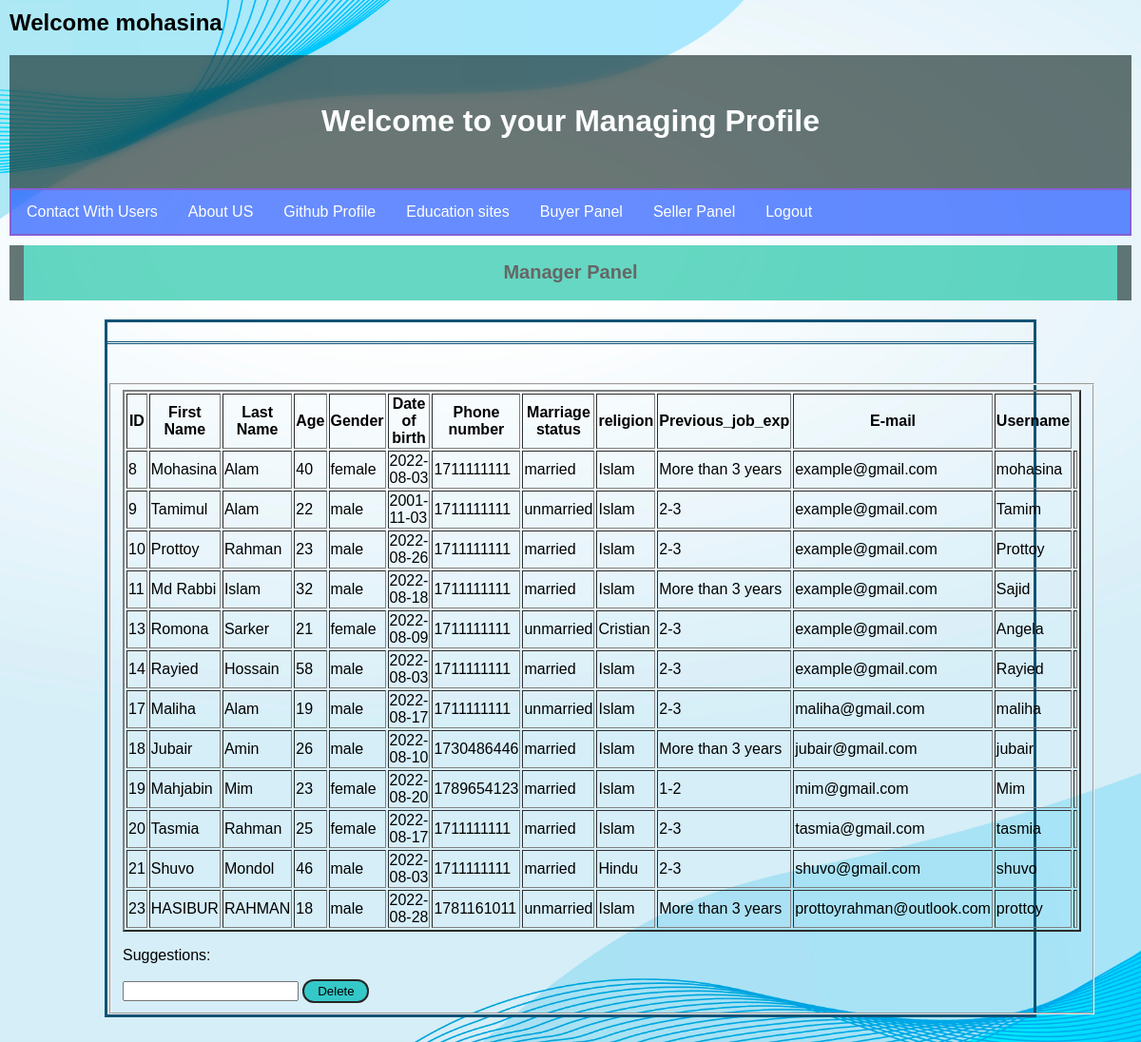
Page /view/managerprofile.php (signed in) on the committed database.
### tables this page shows
CREATE TABLE `manager` (
  `id` int(11) NOT NULL,
  `firstname` text NOT NULL,
  `lastname` text NOT NULL,
  `age` int(255) NOT NULL,
  `gender` text NOT NULL,
  `dob` date NOT NULL,
  `phone` int(255) NOT NULL,
  `marriage_status` text NOT NULL,
  `religion` text NOT NULL,
  `previous_job_exp` varchar(255) NOT NULL,
  `email` varchar(255) NOT NULL,
  `present_address` varchar(255) NOT NULL,
  `Permanent_address` varchar(255) NOT NULL,
  `CV` varchar(255) NOT NULL,
  `username` text NOT NULL,
  `password` varchar(255) NOT NULL,
  `com_password` varchar(255) NOT NULL
);

### view/managerprofile.php (the view, shortened to what this page needs)
<?php include ("../control/manager_session.php") ?>
<html>
<head>
    <link rel="stylesheet" type="text/css" href="../css/managerprofile.css">
    </head>
    <body>
        <form>
        <div class="header">
     <center>
      <h1>Welcome to your Managing Profile</h1>
     </center>
     </div>
     <div class="sticky">
        <div class="topnav">
        <a href="https://mail.google.com/mail/u/0/#inbox?compose=new" target="_blank">Contact With Users</a>
        <a href="#">About US</a>
        <a href="https://github.com/Tamimul-Alam" target="_blank">Github Profile</a>
        <a href= "https://www.udemy.com/" target="_blank">Education sites</a>
        <a href="manager_panel.php">Buyer Panel</a>
        <a href="manager_panel.php">Seller Panel</a>
        <a href="../control/logout.php">Logout</a>
        </div>
        </div>
     <div class="regibox">
     <h1 align ="center" >Manager Panel</h1>
     </div>
     <div class ="absolute">
     <div class="frame">
     </div>
                    <br><br>
                <fieldset>
                <table>
                  <?php
                   $servername="localhost";
                   $username="root";
                   $password="";
                   $dbname="ecommerce system";
                   $table="manager";
                   $conn=new mysqli($servername,$username,$password,$dbname);
                   $sql="SELECT id,firstname,lastname,age,gender,dob,phone,marriage_status,religion,previous_job_exp,email,username FROM $table";
                   $res=$conn->query($sql);
                   if($res->num_rows>0){
                    echo "<table border='2'>";
                    echo "<tr><th>ID</th><th>First Name</th><th>Last Name</th><th>Age</th><th>Gender</th><th>Date of birth</th><th>Phone number</th><th>Marriage status</th><th>religion</th><th>Previous_job_exp</th><th>E-mail</th><th>Username</th></tr>";
                    while ($row=$res->fetch_assoc()){
                        echo "<tr><td>".$row["id"]."</td><td>".$row["firstname"]."</td><td>".$row["lastname"].
                        "</td><td>".$row["age"]."</td><td>".$row["gender"]."</td><td>".$row["dob"]."</td><td>".$row["phone"]."</td><td>".$row["marriage_status"]."</td><td>".$row["religion"]."</td><td>".$row["previous_job_exp"]."</td><td>".$row["email"]."</td><td>".$row["username"]."</td><td>"."</td></tr>";
                    }
                    echo"</table>";
                   }
                   else{echo"No Record found";}
                   ?>
                   <tr>
                   <td>
                   <p>Suggestions: <span id="txtHint"></span></p>
                   <input type="text" name="delete" id="txt1" onkeyup="showHint(this.value)">
                   <input type="submit" class="button submit" name="delbtn" Value="Delete">
                   </td>
                   </tr>
                </table>
    </body>
</html>

### control/manager_session.php (shortened to what this page needs)
<?php
if(isset($_SESSION["User_name"])){
    echo "<h2>Welcome  ".$_SESSION["User_name"]."</h2>";
}
?>

### css/managerprofile.css (style rules this page uses)
body { font-family: sans-serif; padding: 10px; background: rgb(179, 207, 208); background-image: url(bg4.jpg); background-size: cover; background-repeat: no-repeat; background-attachment: fixed; background-position: center; margin: 0; overflow-x: hidden; color: rgb(0, 0, 0); }
div.absolute { margin-top: 20px; top:0px; margin-left: 100px; margin-right: 100px; border: 3px solid; border-color:rgb(13, 83, 118); }
.header { color: rgb(255, 255, 255); font-family: sans-serif ; padding: 30px; text-align: left; background: #061b18; opacity: 0.6; backdrop-filter: blur(5px); }
.regibox { background-color: rgb(0, 189, 154) ; margin-top: 10px; border-left: 15px solid #021f1b; border-right: 15px solid #021f1b; padding: 4px; font-size: 10px; font-family: sans-serif; opacity: 0.6; backdrop-filter: blur(5px); }
div.frame { border-bottom: double; color: rgb(13, 83, 118); margin-bottom: 5px; padding: 10px; }
.button { width: 70px; height: 25px; border-radius: 12px; align-items: center; border: 2px solid #272424; }
.submit { background-color: rgb(53, 200, 200) ; font-family:sans-serif; color:black; transition: 0.25s; }
a { color: rgb(0, 89, 148); }
div.sticky { position: sticky; top: 0; padding: 0; border: 2px solid #8461d4; }
.topnav { overflow: hidden; background-color: rgb(0, 64, 255); opacity: 0.6; backdrop-filter: blur(5px); }
.topnav a { float: left; display: block; color: #ffffff; text-align: center; padding: 14px 16px; text-decoration: none; }

### rows in the picture
manager: id "8", firstname "Mohasina", lastname "Alam", age "40", gender "female", dob "2022-08-03", phone "1711111111", marriage_status "married", religion "Islam", previous_job_exp "More than 3 years", email "example@gmail.com", username "mohasina"
manager: id "9", firstname "Tamimul", lastname "Alam", age "22", gender "male", dob "2001-11-03", phone "1711111111", marriage_status "unmarried", religion "Islam", previous_job_exp "2-3", email "example@gmail.com", username "Tamim"
manager: id "10", firstname "Prottoy", lastname "Rahman", age "23", gender "male", dob "2022-08-26", phone "1711111111", marriage_status "married", religion "Islam", previous_job_exp "2-3", email "example@gmail.com", username "Prottoy"
manager: id "11", firstname "Md Rabbi", lastname "Islam", age "32", gender "male", dob "2022-08-18", phone "1711111111", marriage_status "married", religion "Islam", previous_job_exp "More than 3 years", email "example@gmail.com", username "Sajid"
manager: id "13", firstname "Romona", lastname "Sarker", age "21", gender "female", dob "2022-08-09", phone "1711111111", marriage_status "unmarried", religion "Cristian", previous_job_exp "2-3", email "example@gmail.com", username "Angela"
manager: id "14", firstname "Rayied", lastname "Hossain", age "58", gender "male", dob "2022-08-03", phone "1711111111", marriage_status "married", religion "Islam", previous_job_exp "2-3", email "example@gmail.com", username "Rayied"
manager: id "17", firstname "Maliha", lastname "Alam", age "19", gender "male", dob "2022-08-17", phone "1711111111", marriage_status "unmarried", religion "Islam", previous_job_exp "2-3", email "maliha@gmail.com", username "maliha"
manager: id "18", firstname "Jubair", lastname "Amin", age "26", gender "male", dob "2022-08-10", phone "1730486446", marriage_status "married", religion "Islam", previous_job_exp "More than 3 years", email "jubair@gmail.com", username "jubair"
manager: id "19", firstname "Mahjabin", lastname "Mim", age "23", gender "female", dob "2022-08-20", phone "1789654123", marriage_status "married", religion "Islam", previous_job_exp "1-2", email "mim@gmail.com", username "Mim"
manager: id "20", firstname "Tasmia", lastname "Rahman", age "25", gender "female", dob "2022-08-17", phone "1711111111", marriage_status "married", religion "Islam", previous_job_exp "2-3", email "tasmia@gmail.com", username "tasmia"
manager: id "21", firstname "Shuvo", lastname "Mondol", age "46", gender "male", dob "2022-08-03", phone "1711111111", marriage_status "married", religion "Hindu", previous_job_exp "2-3", email "shuvo@gmail.com", username "shuvo"
manager: id "23", firstname "HASIBUR", lastname "RAHMAN", age "18", gender "male", dob "2022-08-28", phone "1781161011", marriage_status "unmarried", religion "Islam", previous_job_exp "More than 3 years", email "prottoyrahman@outlook.com", username "prottoy"

### other values in the picture
$_SESSION["User_name"] "mohasina"
